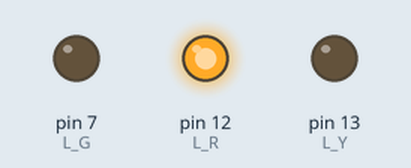
This sketch was run on a simulated Arduino Uno, built with avr-gcc and run on an emulated ATmega328P. Parts: output pins drawn as LEDs (lit = HIGH).

Above: at 0.5 s.
At 1.5 s:
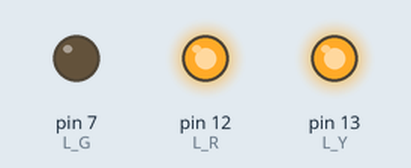
At 2.5 s:
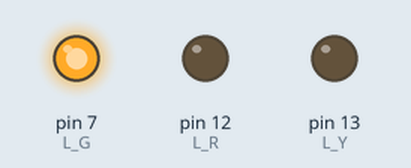
At 3.5 s:
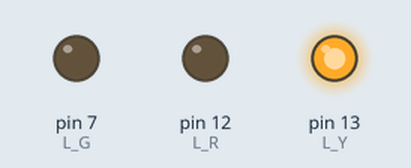
Timing chart, 0 to 5.2 s (numbered marks = the images above):
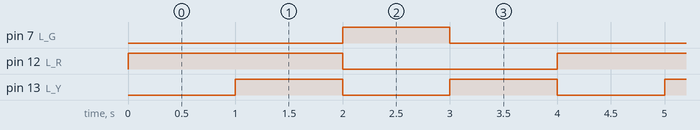

Measured:
- by itself, pin 7 (L_G): alternates HIGH for 1.0 s and LOW for 3.0 s
- by itself, pin 12 (L_R): alternates HIGH for 2.0 s and LOW for 2.0 s
- by itself, pin 13 (L_Y): alternates HIGH for 1.0 s and LOW for 1.0 s

The sketch:

semaphore01.ino
```cpp
#include <Arduino.h>

#define L_RGB_R 5
#define L_RGB_G 11
#define L_RGB_B 6

#define L_R 12
#define L_Y 13
#define L_G 7
#define L_B 8

#define SW1 2
#define SW2 3
#define SW3 4

#define PIEZO_A 9
#define PIEZO_B 10

#define POT1 A0
#define POT2 A1

#define PHOTO A2

#define DHTPIN A3
#define DHTTYPE DHT11

#define S1 5
#define S2 6
#define S3 9
#define S4 10
#define S5 11

// komentář na řádek
/*
 víceřádkový komentář
 */

void setup() {
  pinMode(SW1, INPUT_PULLUP);
  pinMode(L_R, OUTPUT);
  pinMode(L_Y, OUTPUT);
  pinMode(L_G, OUTPUT);
}

void loop() {
  digitalWrite(L_R, HIGH);
  delay(1000);
  digitalWrite(L_Y, HIGH);
  delay(1000);
  digitalWrite(L_R, LOW);
  digitalWrite(L_Y, LOW);
  digitalWrite(L_G, HIGH);
  delay(1000);
  digitalWrite(L_G, LOW);
  digitalWrite(L_Y, HIGH);
  delay(1000);
  digitalWrite(L_Y, LOW);
}
```
